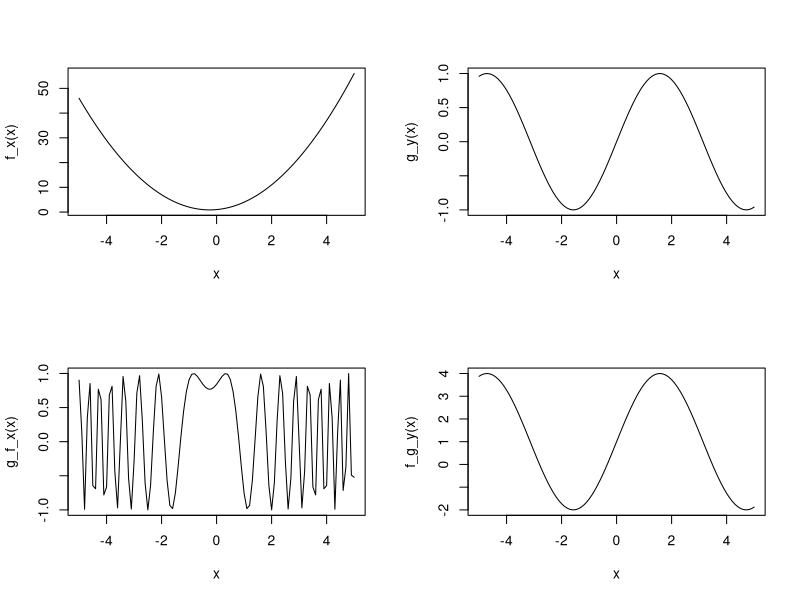

Reproduce this figure in R.
par(mfrow=c(2,2))


f_x<- function(x){
result<- 2*x^2+x+1
return(result)
}
curve(f_x, -5, 5)

g_y<- function(y){
result<- sin(y)
return(result)
}
curve(g_y, -5,5)

g_f_x<- function(x){
result<- sin(2*x^2+x+1)
return(result)
}
curve(g_f_x, -5,5)

f_g_y<- function(y){
result<- 2*sin(y)+sin(y)+1
return(result)
}
curve(f_g_y, -5,5)
